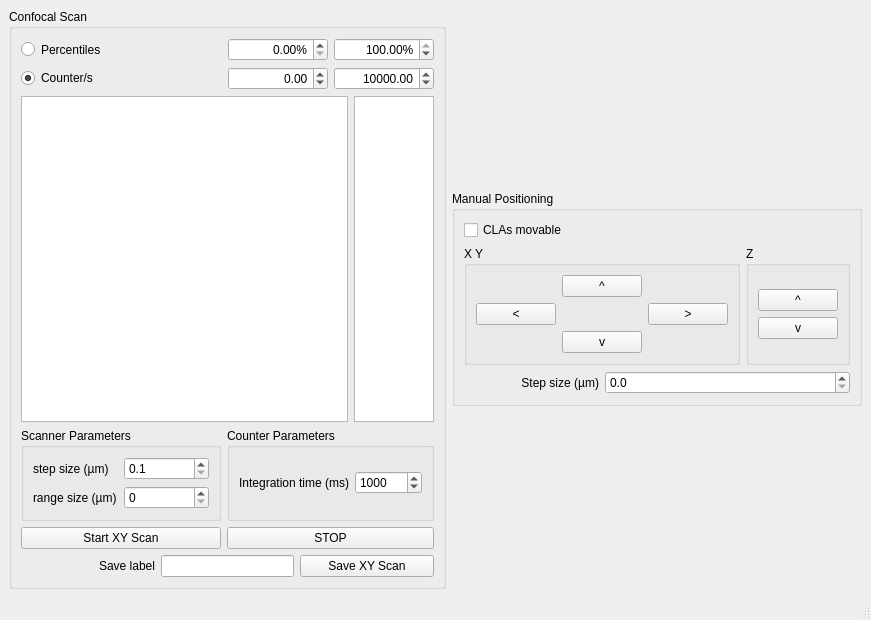
<?xml version="1.0" encoding="UTF-8"?>
<ui version="4.0">
 <class>MainWindow</class>
 <widget class="QMainWindow" name="MainWindow">
  <property name="geometry">
   <rect>
    <x>0</x>
    <y>0</y>
    <width>871</width>
    <height>620</height>
   </rect>
  </property>
  <property name="windowTitle">
   <string>MainWindow</string>
  </property>
  <widget class="QWidget" name="centralwidget">
   <layout class="QGridLayout" name="gridLayout_7">
    <item row="0" column="0">
     <widget class="QGroupBox" name="confocal_scan_GroupBox">
      <property name="sizePolicy">
       <sizepolicy hsizetype="Expanding" vsizetype="Expanding">
        <horstretch>0</horstretch>
        <verstretch>0</verstretch>
       </sizepolicy>
      </property>
      <property name="title">
       <string>Confocal Scan </string>
      </property>
      <layout class="QGridLayout" name="gridLayout_6">
       <item row="0" column="0" colspan="2">
        <layout class="QHBoxLayout" name="horizontalLayout_2">
         <item>
          <widget class="QRadioButton" name="xy_cb_centiles_RadioButton">
           <property name="sizePolicy">
            <sizepolicy hsizetype="Preferred" vsizetype="Preferred">
             <horstretch>0</horstretch>
             <verstretch>0</verstretch>
            </sizepolicy>
           </property>
           <property name="text">
            <string>Percentiles</string>
           </property>
           <property name="checked">
            <bool>false</bool>
           </property>
          </widget>
         </item>
         <item>
          <widget class="QDoubleSpinBox" name="xy_cb_low_percentile_DoubleSpinBox">
           <property name="maximumSize">
            <size>
             <width>100</width>
             <height>16777215</height>
            </size>
           </property>
           <property name="alignment">
            <set>Qt::AlignRight|Qt::AlignTrailing|Qt::AlignVCenter</set>
           </property>
           <property name="suffix">
            <string>%</string>
           </property>
           <property name="minimum">
            <double>0.000000000000000</double>
           </property>
           <property name="maximum">
            <double>100.000000000000000</double>
           </property>
           <property name="value">
            <double>0.000000000000000</double>
           </property>
          </widget>
         </item>
         <item>
          <widget class="QDoubleSpinBox" name="xy_cb_high_percentile_DoubleSpinBox">
           <property name="maximumSize">
            <size>
             <width>100</width>
             <height>16777215</height>
            </size>
           </property>
           <property name="alignment">
            <set>Qt::AlignRight|Qt::AlignTrailing|Qt::AlignVCenter</set>
           </property>
           <property name="suffix">
            <string>%</string>
           </property>
           <property name="minimum">
            <double>0.000000000000000</double>
           </property>
           <property name="maximum">
            <double>100.000000000000000</double>
           </property>
           <property name="value">
            <double>100.000000000000000</double>
           </property>
          </widget>
         </item>
        </layout>
       </item>
       <item row="1" column="0" colspan="2">
        <layout class="QHBoxLayout" name="horizontalLayout_3">
         <item>
          <widget class="QRadioButton" name="xy_cb_manual_RadioButton">
           <property name="sizePolicy">
            <sizepolicy hsizetype="Preferred" vsizetype="Fixed">
             <horstretch>0</horstretch>
             <verstretch>0</verstretch>
            </sizepolicy>
           </property>
           <property name="text">
            <string>Counter/s</string>
           </property>
           <property name="checked">
            <bool>true</bool>
           </property>
          </widget>
         </item>
         <item>
          <widget class="QDoubleSpinBox" name="xy_cb_min_DoubleSpinBox">
           <property name="sizePolicy">
            <sizepolicy hsizetype="Fixed" vsizetype="Fixed">
             <horstretch>0</horstretch>
             <verstretch>0</verstretch>
            </sizepolicy>
           </property>
           <property name="maximumSize">
            <size>
             <width>100</width>
             <height>16777215</height>
            </size>
           </property>
           <property name="mouseTracking">
            <bool>true</bool>
           </property>
           <property name="acceptDrops">
            <bool>true</bool>
           </property>
           <property name="alignment">
            <set>Qt::AlignRight|Qt::AlignTrailing|Qt::AlignVCenter</set>
           </property>
           <property name="accelerated">
            <bool>true</bool>
           </property>
           <property name="suffix">
            <string/>
           </property>
           <property name="minimum">
            <double>-1000000000.000000000000000</double>
           </property>
           <property name="maximum">
            <double>10000000.000000000000000</double>
           </property>
           <property name="value">
            <double>0.000000000000000</double>
           </property>
          </widget>
         </item>
         <item>
          <widget class="QDoubleSpinBox" name="xy_cb_max_DoubleSpinBox">
           <property name="sizePolicy">
            <sizepolicy hsizetype="Fixed" vsizetype="Fixed">
             <horstretch>0</horstretch>
             <verstretch>0</verstretch>
            </sizepolicy>
           </property>
           <property name="maximumSize">
            <size>
             <width>100</width>
             <height>16777215</height>
            </size>
           </property>
           <property name="mouseTracking">
            <bool>true</bool>
           </property>
           <property name="acceptDrops">
            <bool>true</bool>
           </property>
           <property name="alignment">
            <set>Qt::AlignRight|Qt::AlignTrailing|Qt::AlignVCenter</set>
           </property>
           <property name="accelerated">
            <bool>true</bool>
           </property>
           <property name="suffix">
            <string/>
           </property>
           <property name="minimum">
            <double>-1000000000.000000000000000</double>
           </property>
           <property name="maximum">
            <double>1000000000.000000000000000</double>
           </property>
           <property name="value">
            <double>10000.000000000000000</double>
           </property>
          </widget>
         </item>
        </layout>
       </item>
       <item row="2" column="0" colspan="2">
        <layout class="QHBoxLayout" name="horizontalLayout_4">
         <item>
          <widget class="PlotWidget" name="xy_ViewWidget"/>
         </item>
         <item>
          <widget class="PlotWidget" name="xy_cb_ViewWidget">
           <property name="sizePolicy">
            <sizepolicy hsizetype="Preferred" vsizetype="Preferred">
             <horstretch>0</horstretch>
             <verstretch>0</verstretch>
            </sizepolicy>
           </property>
           <property name="maximumSize">
            <size>
             <width>80</width>
             <height>16777215</height>
            </size>
           </property>
          </widget>
         </item>
        </layout>
       </item>
       <item row="3" column="0">
        <widget class="QGroupBox" name="scanner_parameters_groupBox">
         <property name="title">
          <string>Scanner Parameters</string>
         </property>
         <layout class="QGridLayout" name="gridLayout">
          <item row="0" column="0">
           <widget class="QLabel" name="scanner_step_size_label">
            <property name="text">
             <string>step size (µm)</string>
            </property>
           </widget>
          </item>
          <item row="1" column="0">
           <widget class="QLabel" name="scanner_range_size_label">
            <property name="text">
             <string>range size (µm)</string>
            </property>
           </widget>
          </item>
          <item row="0" column="1">
           <widget class="QDoubleSpinBox" name="scanner_step_size_value_double_spinBox">
            <property name="suffix">
             <string extracomment="ms"/>
            </property>
            <property name="decimals">
             <number>1</number>
            </property>
            <property name="minimum">
             <double>0.100000000000000</double>
            </property>
            <property name="maximum">
             <double>20.000000000000000</double>
            </property>
            <property name="singleStep">
             <double>0.100000000000000</double>
            </property>
            <property name="value">
             <double>0.100000000000000</double>
            </property>
           </widget>
          </item>
          <item row="1" column="1">
           <widget class="QDoubleSpinBox" name="scanner_range_size_value_double_spinBox">
            <property name="suffix">
             <string extracomment="ms"/>
            </property>
            <property name="decimals">
             <number>0</number>
            </property>
            <property name="minimum">
             <double>0.000000000000000</double>
            </property>
            <property name="maximum">
             <double>100.000000000000000</double>
            </property>
            <property name="singleStep">
             <double>1.000000000000000</double>
            </property>
            <property name="value">
             <double>0.000000000000000</double>
            </property>
           </widget>
          </item>
         </layout>
        </widget>
       </item>
       <item row="3" column="1">
        <widget class="QGroupBox" name="counter_parameters_groupBox">
         <property name="title">
          <string>Counter Parameters</string>
         </property>
         <layout class="QGridLayout" name="gridLayout_4">
          <item row="0" column="0">
           <widget class="QLabel" name="label">
            <property name="text">
             <string>Integration time (ms)</string>
            </property>
            <property name="alignment">
             <set>Qt::AlignRight|Qt::AlignTrailing|Qt::AlignVCenter</set>
            </property>
           </widget>
          </item>
          <item row="0" column="1">
           <widget class="QDoubleSpinBox" name="integrationtime">
            <property name="suffix">
             <string extracomment="ms"/>
            </property>
            <property name="decimals">
             <number>0</number>
            </property>
            <property name="minimum">
             <double>0.000000000000000</double>
            </property>
            <property name="maximum">
             <double>1000000.000000000000000</double>
            </property>
            <property name="value">
             <double>1000.000000000000000</double>
            </property>
           </widget>
          </item>
         </layout>
        </widget>
       </item>
       <item row="4" column="0">
        <widget class="QPushButton" name="start_scan_pushButton">
         <property name="text">
          <string>Start XY Scan</string>
         </property>
        </widget>
       </item>
       <item row="4" column="1">
        <widget class="QPushButton" name="emergency_stop_pushButton">
         <property name="text">
          <string>STOP</string>
         </property>
        </widget>
       </item>
       <item row="5" column="0" colspan="2">
        <layout class="QHBoxLayout" name="horizontalLayout">
         <item>
          <widget class="QLabel" name="label_5">
           <property name="text">
            <string>Save label</string>
           </property>
           <property name="alignment">
            <set>Qt::AlignRight|Qt::AlignTrailing|Qt::AlignVCenter</set>
           </property>
          </widget>
         </item>
         <item>
          <widget class="QLineEdit" name="savelabel">
           <property name="sizePolicy">
            <sizepolicy hsizetype="Preferred" vsizetype="Preferred">
             <horstretch>0</horstretch>
             <verstretch>0</verstretch>
            </sizepolicy>
           </property>
          </widget>
         </item>
         <item>
          <widget class="QPushButton" name="savexy_pushButton">
           <property name="sizePolicy">
            <sizepolicy hsizetype="Minimum" vsizetype="Ignored">
             <horstretch>0</horstretch>
             <verstretch>0</verstretch>
            </sizepolicy>
           </property>
           <property name="text">
            <string>Save XY Scan</string>
           </property>
          </widget>
         </item>
        </layout>
       </item>
      </layout>
     </widget>
    </item>
    <item row="0" column="1">
     <widget class="QGroupBox" name="manual_positionning_groupBox">
      <property name="sizePolicy">
       <sizepolicy hsizetype="Preferred" vsizetype="Fixed">
        <horstretch>0</horstretch>
        <verstretch>0</verstretch>
       </sizepolicy>
      </property>
      <property name="title">
       <string>Manual Positioning</string>
      </property>
      <layout class="QGridLayout" name="gridLayout_5">
       <item row="2" column="0">
        <widget class="QLabel" name="step_size_label">
         <property name="text">
          <string>Step size (µm)</string>
         </property>
         <property name="alignment">
          <set>Qt::AlignRight|Qt::AlignTrailing|Qt::AlignVCenter</set>
         </property>
        </widget>
       </item>
       <item row="2" column="1" colspan="2">
        <widget class="QDoubleSpinBox" name="step_size_value_double_spinBox">
         <property name="suffix">
          <string extracomment="ms"/>
         </property>
         <property name="decimals">
          <number>1</number>
         </property>
         <property name="minimum">
          <double>0.000000000000000</double>
         </property>
         <property name="maximum">
          <double>10.000000000000000</double>
         </property>
         <property name="singleStep">
          <double>0.100000000000000</double>
         </property>
         <property name="value">
          <double>0.000000000000000</double>
         </property>
        </widget>
       </item>
       <item row="1" column="2">
        <widget class="QGroupBox" name="Z_manual_positionning_groupBox">
         <property name="title">
          <string>Z</string>
         </property>
         <layout class="QGridLayout" name="gridLayout_10">
          <item row="0" column="0">
           <layout class="QGridLayout" name="gridLayout_3">
            <item row="0" column="0">
             <widget class="QPushButton" name="step_zplus_pushButton">
              <property name="enabled">
               <bool>true</bool>
              </property>
              <property name="text">
               <string>^</string>
              </property>
             </widget>
            </item>
            <item row="1" column="0">
             <widget class="QPushButton" name="step_zminus_pushButton">
              <property name="text">
               <string>v</string>
              </property>
             </widget>
            </item>
           </layout>
          </item>
         </layout>
        </widget>
       </item>
       <item row="1" column="0" colspan="2">
        <widget class="QGroupBox" name="XY_manual_positionning_groupBox">
         <property name="title">
          <string>X Y</string>
         </property>
         <layout class="QGridLayout" name="gridLayout_9">
          <item row="0" column="0">
           <layout class="QGridLayout" name="gridLayout_2">
            <item row="0" column="1">
             <widget class="QPushButton" name="step_yplus_pushButton">
              <property name="enabled">
               <bool>true</bool>
              </property>
              <property name="text">
               <string>^</string>
              </property>
              <property name="autoExclusive">
               <bool>false</bool>
              </property>
              <property name="autoDefault">
               <bool>false</bool>
              </property>
              <property name="default">
               <bool>false</bool>
              </property>
             </widget>
            </item>
            <item row="1" column="0">
             <widget class="QPushButton" name="step_xminus_pushButton">
              <property name="text">
               <string>&lt;</string>
              </property>
             </widget>
            </item>
            <item row="1" column="2">
             <widget class="QPushButton" name="step_xplus_pushButton">
              <property name="text">
               <string>&gt;</string>
              </property>
             </widget>
            </item>
            <item row="2" column="1">
             <widget class="QPushButton" name="step_yminus_pushButton">
              <property name="text">
               <string>v</string>
              </property>
             </widget>
            </item>
           </layout>
          </item>
         </layout>
        </widget>
       </item>
       <item row="0" column="0">
        <widget class="QCheckBox" name="CLAs_movable_checkBox">
         <property name="text">
          <string>CLAs movable</string>
         </property>
        </widget>
       </item>
      </layout>
     </widget>
    </item>
   </layout>
  </widget>
  <widget class="QMenuBar" name="menubar">
   <property name="geometry">
    <rect>
     <x>0</x>
     <y>0</y>
     <width>871</width>
     <height>21</height>
    </rect>
   </property>
  </widget>
  <widget class="QStatusBar" name="statusbar"/>
 </widget>
 <customwidgets>
  <customwidget>
   <class>PlotWidget</class>
   <extends>QGraphicsView</extends>
   <header>pyqtgraph</header>
  </customwidget>
 </customwidgets>
 <resources/>
 <connections/>
</ui>
